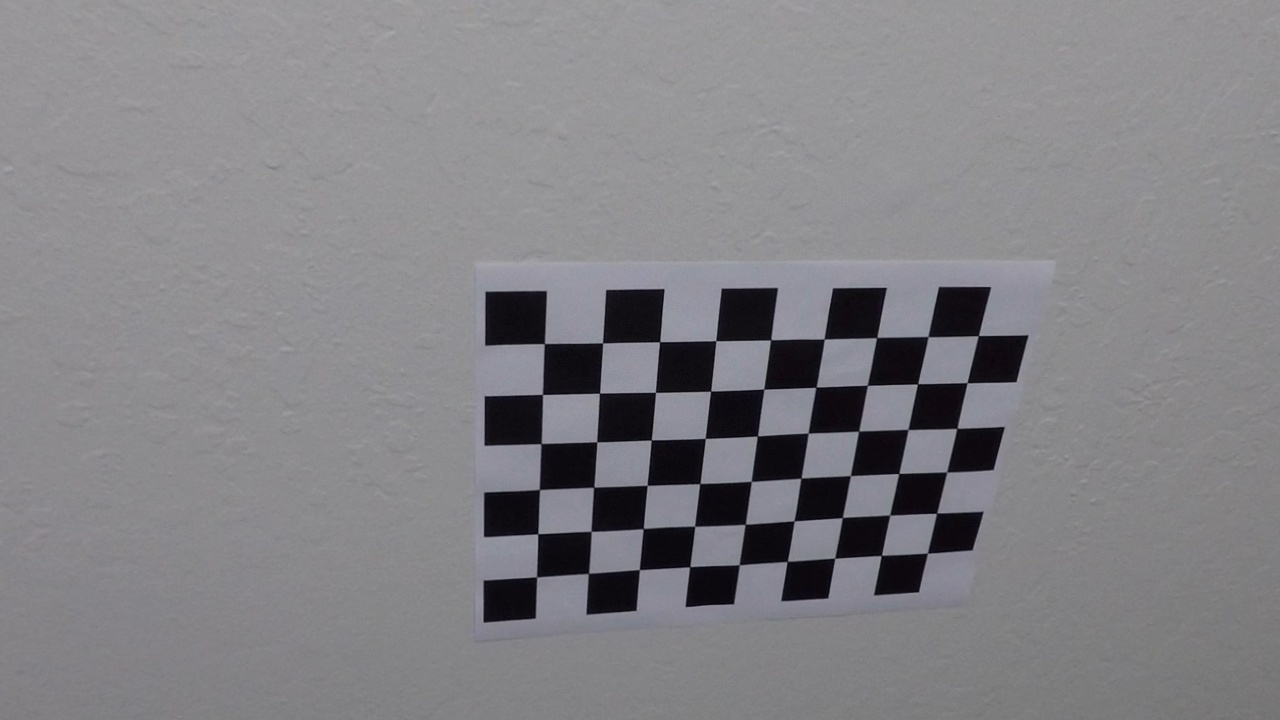
#> input picture output_images/camera_cal/calibration10_undistort.jpg, 1280 x 720 px
$ python -i image_processing.py   (imports and definitions only)   (older library calls are emulated)
#> lines starting #> are read from the running program, lines starting #| are printed output that depends on the picture; after the words box and inside, x2 and y2 are one past the last pixel; in counts of white or black regions, pixels touching at a corner belong together
### calibration.py
import numpy as np
import cv2
import glob
import pickle
import os.path

# termination criteria
criteria = (cv2.TERM_CRITERIA_EPS + cv2.TERM_CRITERIA_MAX_ITER, 30, 0.001)

# The board size counts just the inside edges of the chessboard, not the squares count!
board_size = (9, 6)
calib_images = glob.glob('camera_cal/*.jpg')
test_images = glob.glob('test_images/*.jpg')

# [59 lines left out: functions get_obj_img_points, get_calib_coef, not called in this run]


def load_calib_coef():
    """
    Load the calibration coefficients for the camera
    From the pickle file if they are already saved or calculate them otherwise

    :return: camera matrix, distortion
    """
    if os.path.isfile('calibration.pickle'):
        with open('calibration.pickle', 'rb') as handle:
#> (reads calibration.pickle from the repository)
            calibration = pickle.load(handle)
            mtx = calibration.get('mtx')
            dist = calibration.get('dist')
    else:
        mtx, dist = get_calib_coef()

    return mtx, dist


def undistort_image(img, mtx, dist):
    """
    Undistort an image using this coefficients
    """
    dst = cv2.undistort(img, mtx, dist, None, mtx)

    return dst


# [9 lines left out: function undistort_test_images, not called in this run]


# undistort_test_images()

### image_processing.py
import glob

from scipy import signal

import cv2
import numpy as np
from calibration import load_calib_coef, undistort_image
import matplotlib.pyplot as plt

mtx, dist = load_calib_coef()


def mask_image(img):
    """
    Mask an image with a triangle removing all data outside of the lane
    :param img:
    :return:
    """
    ysize, xsize = img.shape

    left_bottom = [0, ysize]
    right_bottom = [xsize, ysize]
    apex = [int(xsize / 2), int(ysize/1.9)]

    # This time we are defining a four sided polygon to mask
    vertices = np.array([[left_bottom, apex, apex, right_bottom]], dtype=np.int32)
    mask = np.zeros_like(img)
    cv2.fillPoly(mask, vertices, 255)

    masked_image = cv2.bitwise_and(img, mask)

    return masked_image


def get_color_thresh(img):
    """
    Calculate a color threshold for an image
    :param img:
    :return: binary color threshold image
    """
    s_thresh = (130, 255)
    img = undistort_image(img, mtx, dist)
    hls = cv2.cvtColor(img, cv2.COLOR_BGR2HLS).astype(np.float)
    s_channel = hls[:, :, 2]

    s_binary = np.zeros_like(s_channel)
    s_binary[(s_channel >= s_thresh[0]) & (s_channel <= s_thresh[1])] = 1

    return s_binary


def get_gradient_thresh(img):
    """
    Calculate a gradient threshold of an image
    :param img: BGR image
    :return: Binary gradient threshold image
    """
    ksize = 5
    img = undistort_image(img, mtx, dist)
    #hls = cv2.cvtColor(img, cv2.COLOR_BGR2HLS).astype(np.float)
    #s_channel = hls[:, :, 2]
    gray = cv2.cvtColor(img, cv2.COLOR_BGR2GRAY)

    gradx = abs_sobel_thresh(gray, orient='x', sobel_kernel=ksize, thresh=(30, 150))
    grady = abs_sobel_thresh(gray, orient='y', sobel_kernel=ksize, thresh=(30, 150))
    mag_binary = mag_thresh(gray, sobel_kernel=ksize, mag_thresh=(10, 150))
    dir_binary = dir_threshold(gray, sobel_kernel=ksize, thresh=(0.5, 1.3))

    # Combines the gradient threshold images
    combined = np.zeros_like(gradx)
    combined[((gradx == 1) & (grady == 1)) | ((mag_binary == 1) & (dir_binary == 1))] = 1

    return combined


def dir_threshold(gray, sobel_kernel=3, thresh=(0, np.pi/2)):
    """
    Directional threshold
    :param gray:
    :param sobel_kernel:
    :param thresh:
    :return:
    """

    # Calculate the x and y gradients
    sobelx = cv2.Sobel(gray, cv2.CV_64F, 1, 0, ksize=sobel_kernel)
    sobely = cv2.Sobel(gray, cv2.CV_64F, 0, 1, ksize=sobel_kernel)
    # Take the absolute value of the gradient direction,
    # apply a threshold, and create a binary image result
    absgraddir = np.arctan2(np.absolute(sobely), np.absolute(sobelx))
    binary_output = np.zeros_like(absgraddir)
    binary_output[(absgraddir >= thresh[0]) & (absgraddir <= thresh[1])] = 1

    # Return the binary image
    return binary_output


def abs_sobel_thresh(gray, orient='x', thresh=(0, 255), sobel_kernel=5):
    """
    Absolute sobel threshold
    :param gray:
    :param orient:
    :param thresh:
    :param sobel_kernel:
    :return:
    """
    # Apply x or y gradient with the OpenCV Sobel() function
    # and take the absolute value
    if orient == 'x':
        abs_sobel = np.absolute(cv2.Sobel(gray, cv2.CV_64F, 1, 0, ksize=sobel_kernel))
    if orient == 'y':
        abs_sobel = np.absolute(cv2.Sobel(gray, cv2.CV_64F, 0, 1, ksize=sobel_kernel))
    # Rescale back to 8 bit integer
    scaled_sobel = np.uint8(255*abs_sobel/np.max(abs_sobel))
    # Create a copy and apply the threshold
    binary_output = np.zeros_like(scaled_sobel)
    # Here I'm using inclusive (>=, <=) thresholds, but exclusive is ok too
    binary_output[(scaled_sobel >= thresh[0]) & (scaled_sobel <= thresh[1])] = 1

    # Return the result
    return binary_output


def mag_thresh(gray, sobel_kernel=3, mag_thresh=(0, 255)):
    """
    Magnitude threshold
    :param gray:
    :param sobel_kernel:
    :param mag_thresh:
    :return:
    """
    # Take both Sobel x and y gradients
    sobelx = cv2.Sobel(gray, cv2.CV_64F, 1, 0, ksize=sobel_kernel)
    sobely = cv2.Sobel(gray, cv2.CV_64F, 0, 1, ksize=sobel_kernel)
    # Calculate the gradient magnitude
    gradmag = np.sqrt(sobelx**2 + sobely**2)
    # Rescale to 8 bit
    scale_factor = np.max(gradmag)/255
    gradmag = (gradmag/scale_factor).astype(np.uint8)
    # Create a binary image of ones where threshold is met, zeros otherwise
    binary_output = np.zeros_like(gradmag)
    binary_output[(gradmag >= mag_thresh[0]) & (gradmag <= mag_thresh[1])] = 1

    # Return the binary image
    return binary_output


# [27 lines left out: functions perspective_transform, inverse_perspective_transform, not called in this run]


def get_thresholded_binary_image(img):
    """
    Get an image pipelined though the threshold stack
    :param img:
    :return:
    """
    color_thresh_image = get_color_thresh(img)
    grad_thresh_image = get_gradient_thresh(img)
    binary_output = np.zeros_like(grad_thresh_image)
    # Combines the gradient and color thresholds with OR
    binary_output[(grad_thresh_image == 1) | (color_thresh_image == 1)] = 1

    output_img = mask_image(binary_output)
    return output_img


# [22 lines left out: function test_images, not called in this run]

>>> import cv2
>>> picture = cv2.imread('output_images/camera_cal/calibration10_undistort.jpg')
#> picture is the input picture: shape (720, 1280, 3); mean B, G, R 133.4, 129.6, 130.5
>>> result = get_thresholded_binary_image(picture)
#> in get_thresholded_binary_image, `color_thresh_image = get_color_thresh(img)`:
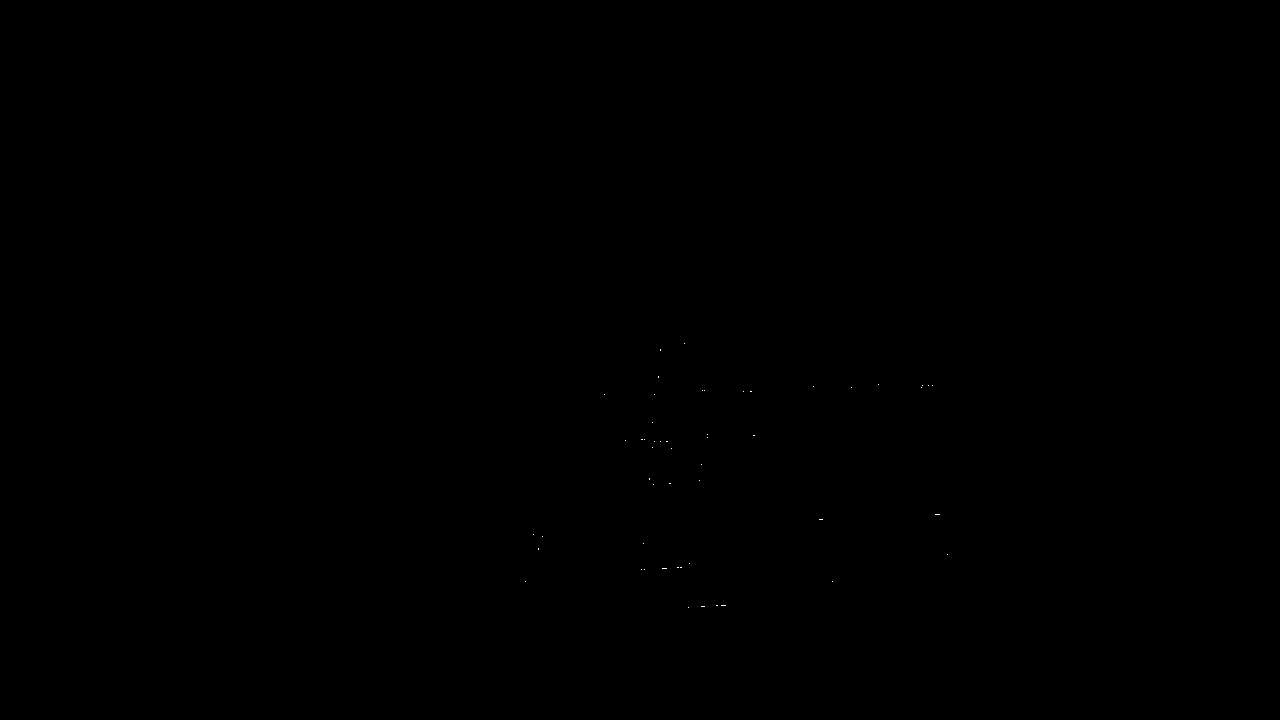
#> color_thresh_image: shape (720, 1280) float64; values 0 (black) and 1 (white), 0.01% white in thin lines or dots, all inside (x1, y1, x2, y2) = (525, 343, 948, 608)
#> in get_gradient_thresh, `gradx = abs_sobel_thresh(gray, orient='x', sobel_kernel=ksize, thresh=..`: gradx: shape (720, 1280); values 0 (black) and 1 (white), 0.94% white in thin lines or dots, all inside (x1, y1, x2, y2) = (478, 284, 1040, 628)
#> in get_gradient_thresh, `grady = abs_sobel_thresh(gray, orient='y', sobel_kernel=ksize, thresh=..`: grady: shape (720, 1280); values 0 (black) and 1 (white), 1.2% white in thin lines or dots, all inside (x1, y1, x2, y2) = (252, 15, 1112, 629)
#> in mag_thresh, `scale_factor = np.max(gradmag)/255`: scale_factor = 27.59
#> in get_gradient_thresh, `mag_binary = mag_thresh(gray, sobel_kernel=ksize, mag_thresh=(10, 150))`: mag_binary: shape (720, 1280); values 0 (black) and 1 (white), 4.3% white in thin lines or dots
#> in dir_threshold, `absgraddir = np.arctan2(np.absolute(sobely), np.absolute(sobelx))`:
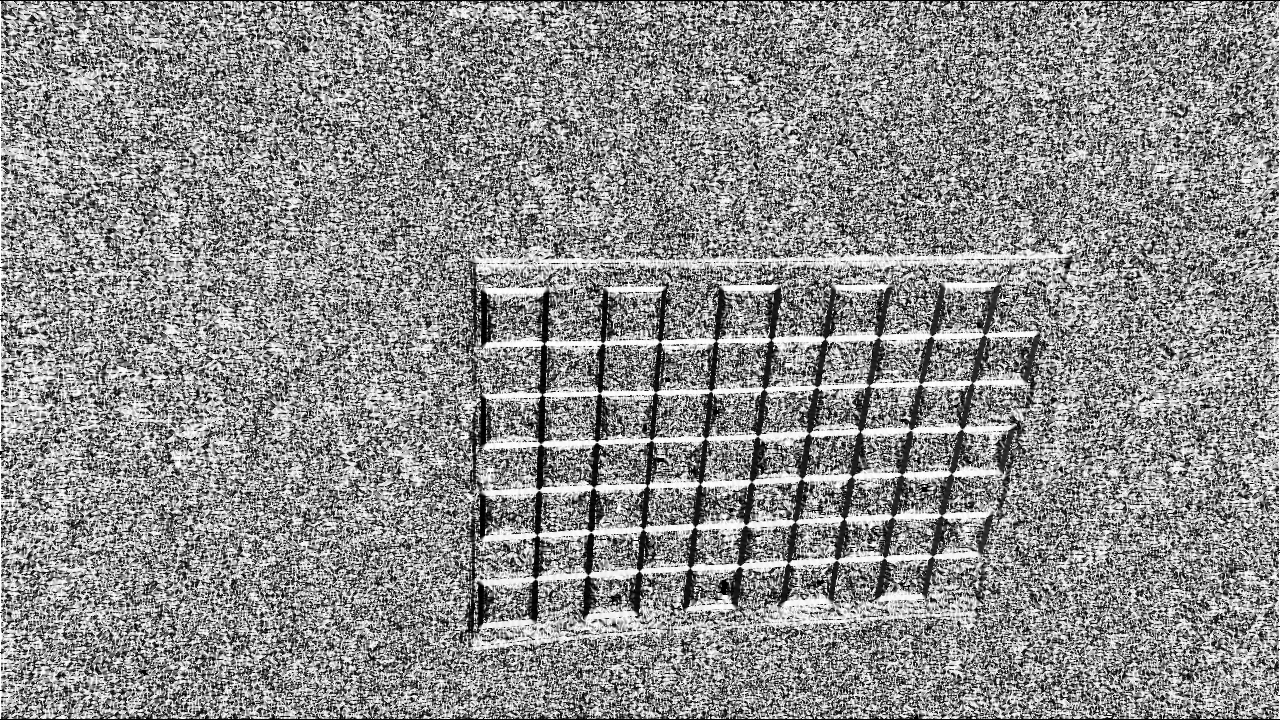
#> absgraddir: shape (720, 1280) float64; min 0, max 1.57, mean 0.871; drawn with min black and max white
#> in get_gradient_thresh, `dir_binary = dir_threshold(gray, sobel_kernel=ksize, thresh=(0.5, 1.3))`:
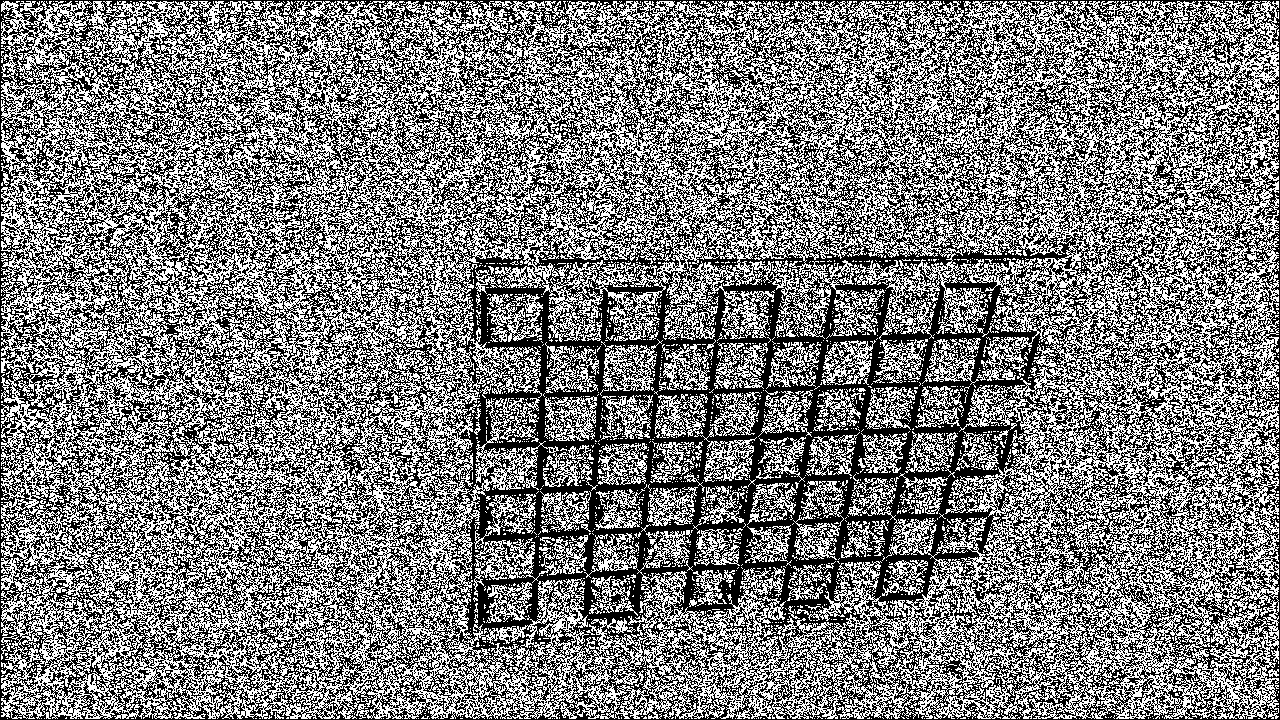
#> dir_binary: shape (720, 1280) float64; values 0 (black) and 1 (white), 49.4% white in thin lines or dots
#> in get_thresholded_binary_image, `grad_thresh_image = get_gradient_thresh(img)`: grad_thresh_image: shape (720, 1280); values 0 (black) and 1 (white), 0.92% white in thin lines or dots
#> in mask_image, `cv2.fillPoly(mask, vertices, 255)`: mask: shape (720, 1280); 23.8% white; 1 white region, box (x1, y1, x2, y2) and area: (1, 378, 1280, 720) 219178
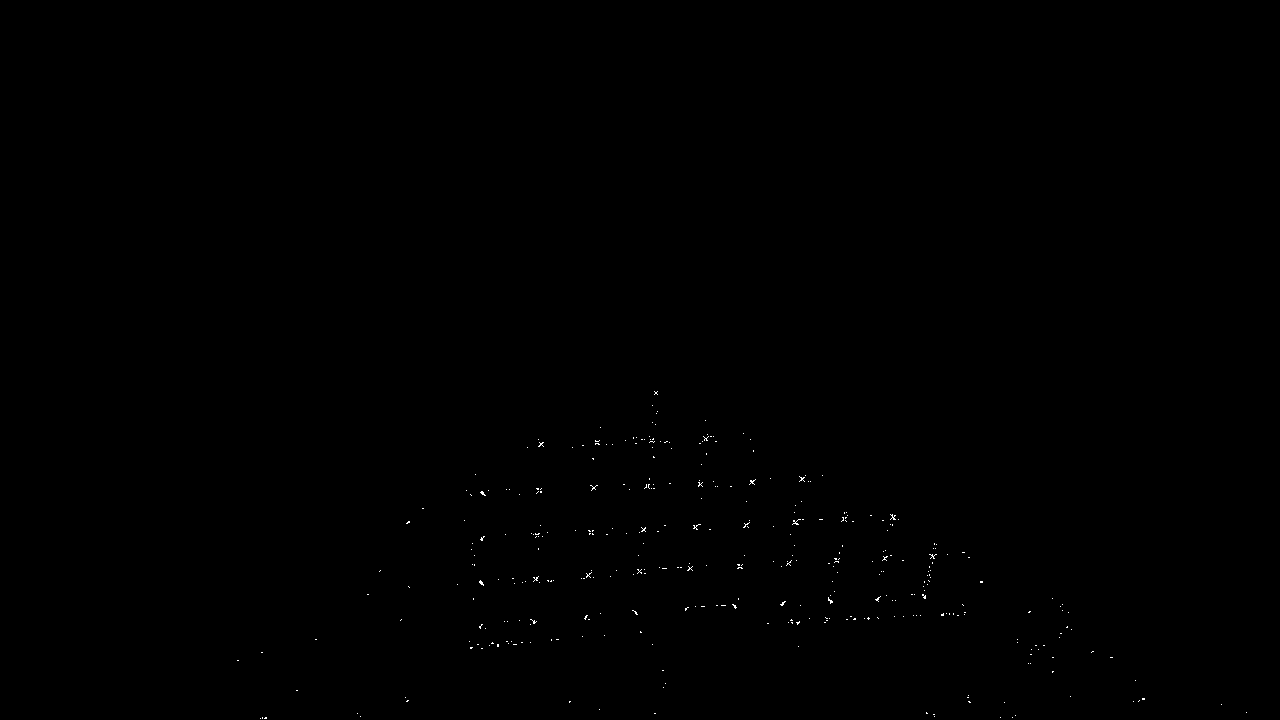
#> result: shape (720, 1280); values 0 (black) and 1 (white), 0.11% white in thin lines or dots, all inside (x1, y1, x2, y2) = (237, 391, 1247, 719)
